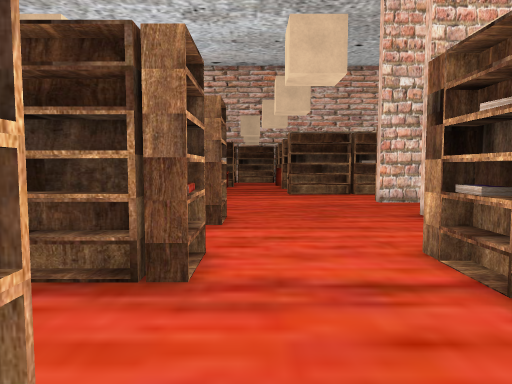
View 1 (above)

24 first-person views from a walk through a Unity game level. The camera is 1.3 m above the floor, tilts 4° down and sees 70° across. The floor is counted in squares, 1 m on a side. Each view is taken from the middle of a square. On the plan, view 1 faces up. The plan holds only what a view shows up to about 15 squares ahead; the rest is blank. The place goes on beyond the plan. The player is left out. Some animated figures are left out. Some surface patterns are stand-ins.

View 2
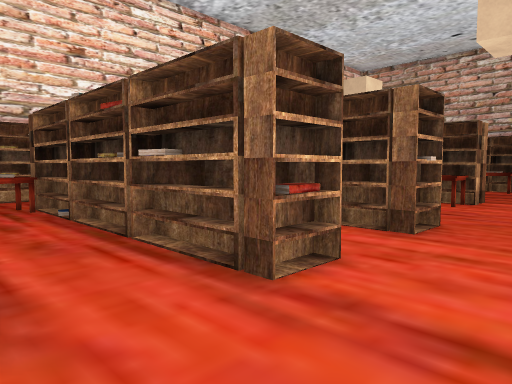

View 3
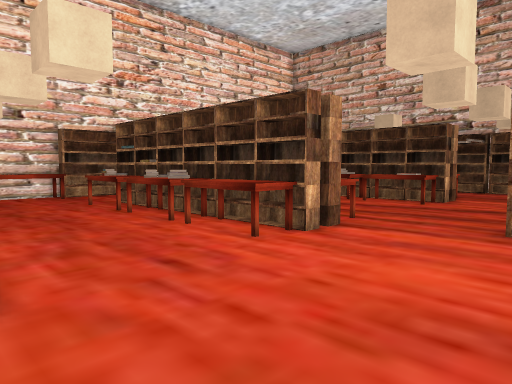

View 4
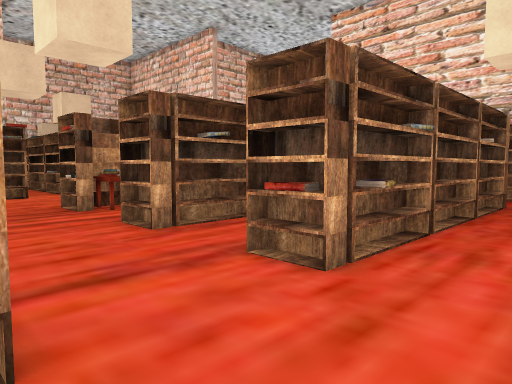

View 5
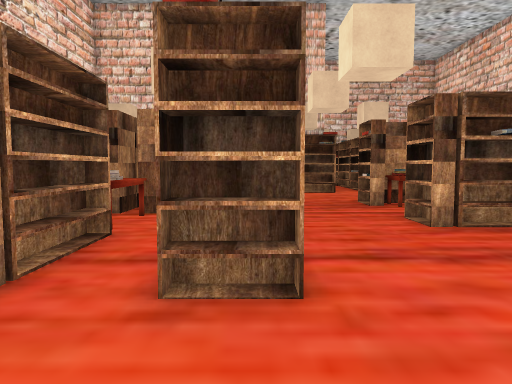

View 6
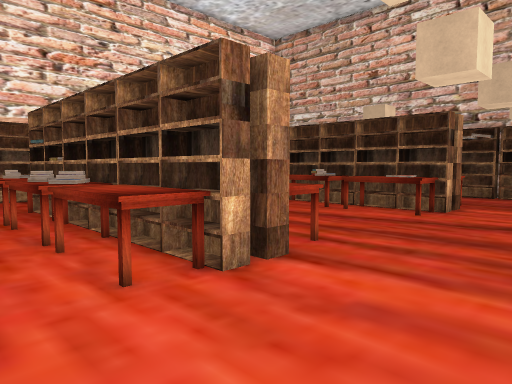

View 7
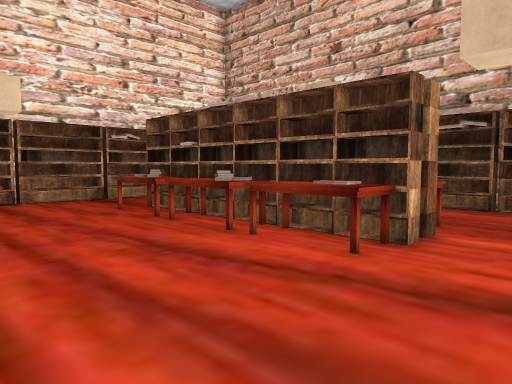

View 8
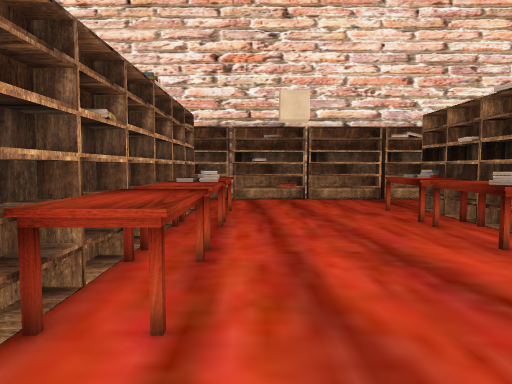

View 9
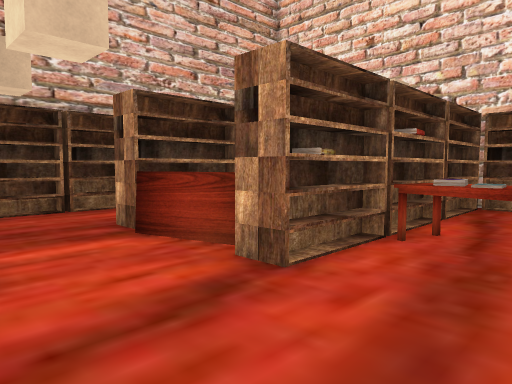

View 10
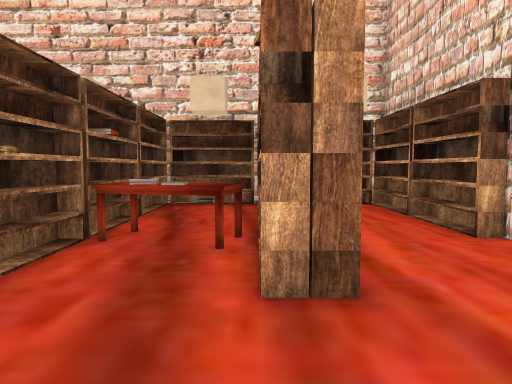

View 11
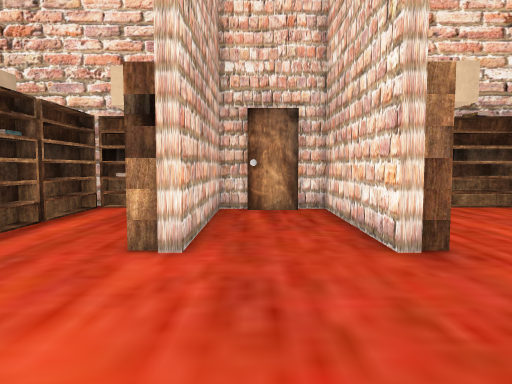

View 12
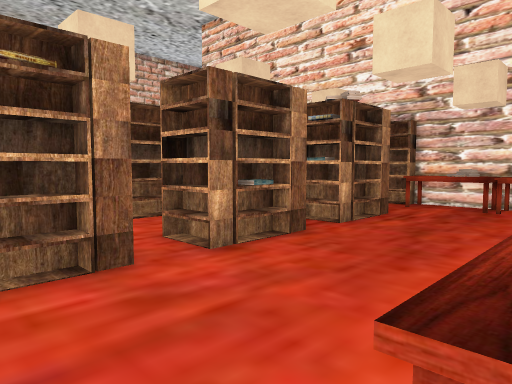

View 13
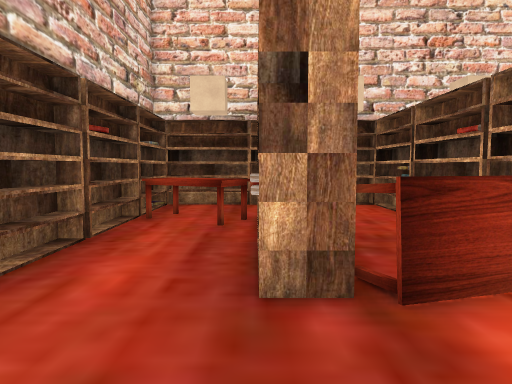

View 14
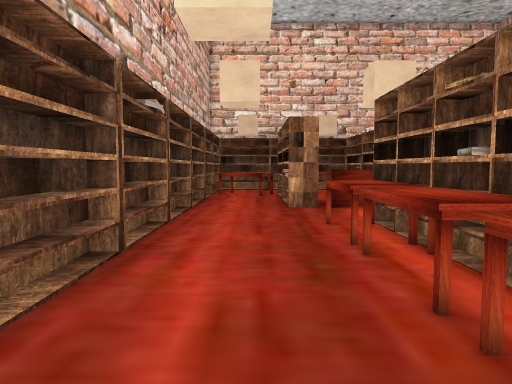

View 15
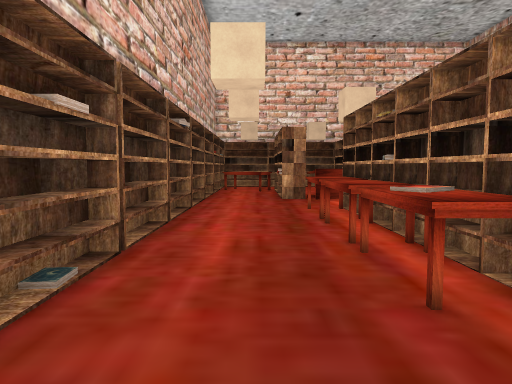

View 16
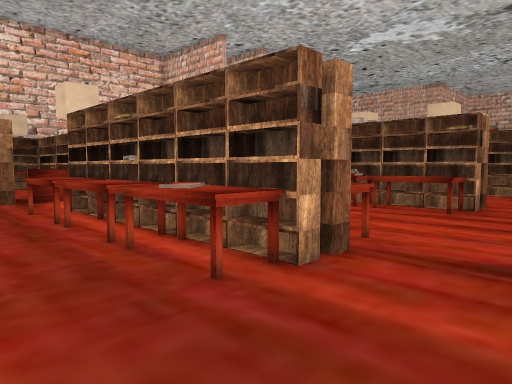

View 17
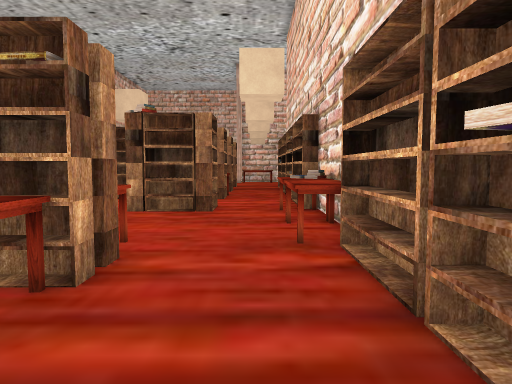

View 18
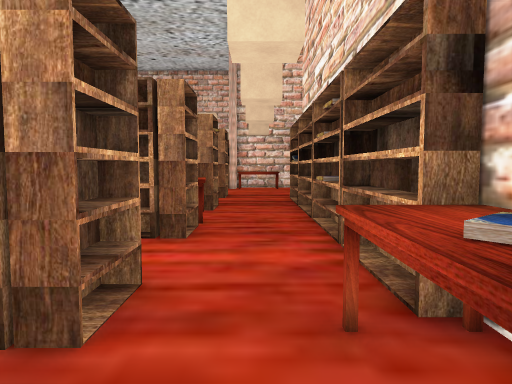

View 19
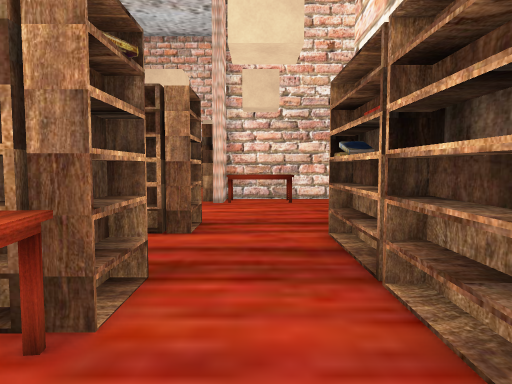

View 20
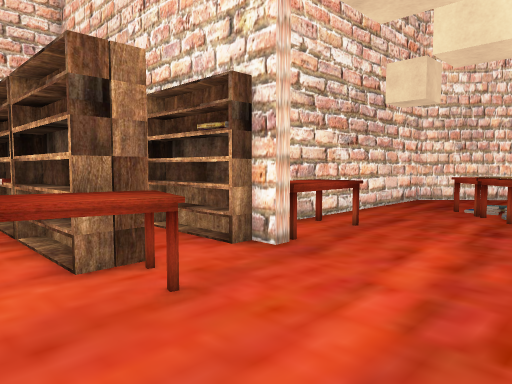

View 21
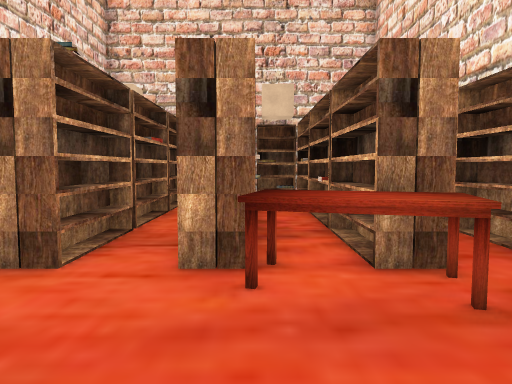

View 22
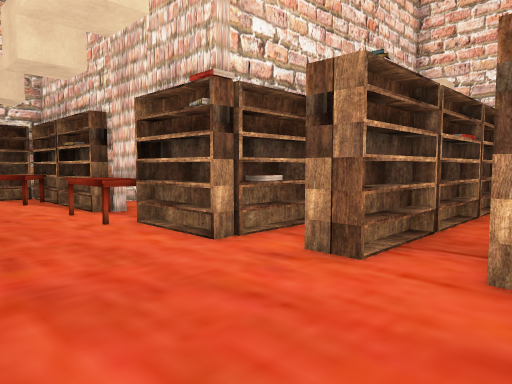

View 23
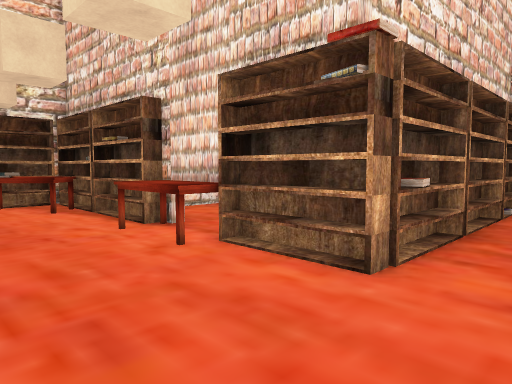

View 24
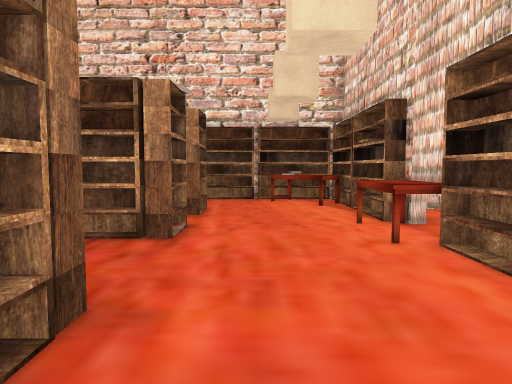

### Floor plan
Key: @ floor where view 1 was taken; # wall or solid block; . floor; ^ raised ledge; S shelf; B books; T table; O other object.
Columns run from 23 left of view 1 to 11 right of it. Each row starts with its distance up from view 1.
 30               ##############
 29              SSSSSSSSSSSSSSSSSSSSS#
 28           . ..................TT.SS
 27           . .................TT .SS
 26            ..............OOSO     S
 25          S...TBBTTTTTT...SSS
 24          S...SSSSBBSSS..TT....   SS
 23          #...SSSSSSSSS...TT......SS
 22          S...TTTTTTTBB...SSSSSSSSS#
 21          S...............BBSSSSSSS#
 20          #.................BB.....S
 19          SO................OO.....S
 18          #B..............SSSOOO   #
 17          #...TTTTTTTTT...SSS SSSSS#
 16          S...SSSSSSSSS...........OS
 15          S...SSOSSSSSS...........
 14          #S..TTTTTTTTT......SSSSSS#
 13          #T.................#######
 12          #T......................#
 11          #T......................#
 10          #T......B..........######
  9          #T.SSOOSSS.SSO.....SSS
  8          S..S  SS S.SSS........
  7          S....    ...............
  6          #...........B....... ....#
  5          S..SSSSSSSSSSB...BS.   ..S
  4          S..SSSSSOOBBSS...  .S   .#
  3          #S.TT............  .S
  2          S..TT   .........  .S
  1          S..SSSS    SSS...  .TT
  0          #..S         S@..   TT
 -1          S....        ....   SS
 -2          B....       .....S  SS
 -3          #..SSSS    TTS...S  S
 -4          ...S      SSSO...SS.SS ..S
 -5       T  ....    .  ..............S
 -6      TTT .......   ...............#
 -7     T ^T........................OOS
 -8 #.. .TT........T.........TTT...TOOS
 -9 ##........TT#..TTT....SSSSTTSSS SS#
-10  ##.......TT#S. TS .S.B########
-11   ###########S. .S .S.SB   ...#
-12             #S S.SS.S.S#    ..#
-13                S.O .S.S       #
-14                SOO .S S
-15                S.  .S S
-16                S   .S S
-17                     S S
-18                S    S S
-19                #SO

Positions as (right, up) in squares from view 1, and headings:
1: (0, 0), facing up
2: (2, 1), facing up-left
3: (3, 9), facing up-left
4: (3, 8), facing down-left
5: (3, 9), facing down
6: (2, 12), facing up-left
7: (1, 17), facing up-left
8: (1, 18), facing left
9: (-2, 18), facing up-right
10: (-2, 18), facing right
11: (-1, 12), facing right
12: (-1, 14), facing down-left
13: (-2, 26), facing right
14: (-10, 27), facing right
15: (-13, 27), facing right
16: (-13, 28), facing down-right
17: (-12, 20), facing down
18: (-12, 12), facing down
19: (-12, 4), facing down
20: (-6, -5), facing down-left
21: (-6, -5), facing down
22: (-6, -5), facing down-right
23: (-3, -5), facing down-right
24: (-4, -6), facing right
